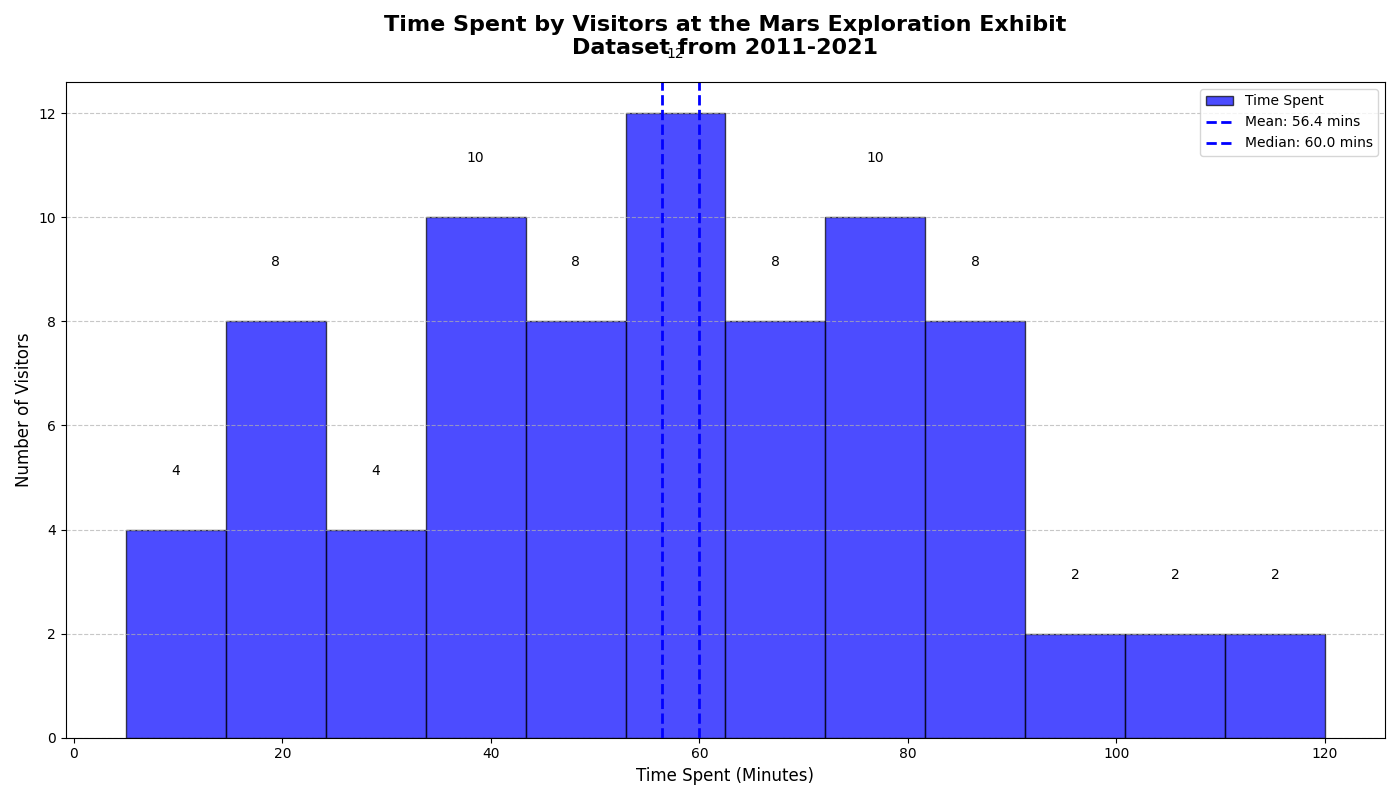

The Python source for this figure:
import matplotlib.pyplot as plt
import numpy as np

visitor_times = [
    5, 10, 15, 20, 25, 35, 40, 45, 50, 55, 60, 60, 65, 70, 75, 80, 85, 90, 15, 20, 25, 35, 40, 40, 45, 50,
    55, 60, 60, 65, 70, 75, 80, 80, 85, 90, 10, 15, 20, 25, 35, 40, 40, 45, 50, 55, 60, 60, 65, 70, 75, 80, 80, 85,
    90, 10, 15, 20, 25, 35, 40, 45, 50, 55, 60, 60, 65, 70, 75, 80, 85, 90, 95, 100, 105, 110, 115, 120
]

fig, ax = plt.subplots(figsize=(14, 8))

n, bins, patches = ax.hist(visitor_times, bins=12, color='blue', edgecolor='black', alpha=0.7, label='Time Spent')

mean_time = np.mean(visitor_times)
median_time = np.median(visitor_times)

ax.axvline(mean_time, color='blue', linestyle='dashed', linewidth=2, label=f'Mean: {mean_time:.1f} mins')
ax.axvline(median_time, color='blue', linestyle='dashed', linewidth=2, label=f'Median: {median_time:.1f} mins')

ax.set_title('Time Spent by Visitors at the Mars Exploration Exhibit\nDataset from 2011-2021', fontsize=16, fontweight='bold', pad=20)
ax.set_xlabel('Time Spent (Minutes)', fontsize=12)
ax.set_ylabel('Number of Visitors', fontsize=12)

ax.grid(True, axis='y', linestyle='--', alpha=0.7)

ax.legend(loc='upper right')

for patch in patches:
    height = patch.get_height()
    if height > 0:
        ax.text(patch.get_x() + patch.get_width() / 2, height + 1, int(height), ha='center', va='bottom')

plt.tight_layout()
plt.show()
